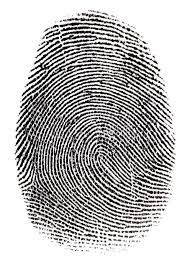
#> input picture SEC7/fingerprint.jpg, 190 x 265 px
$ python sift.py
#> lines starting #> are read from the running program, lines starting #| are printed output that depends on the picture
import cv2
from matplotlib import pyplot as plt

img = cv2.imread('fingerprint.jpg')
#> img is the input picture: shape (265, 190, 3); mean B, G, R 184.3, 184.6, 185.3
gray = cv2.cvtColor(img, cv2.COLOR_BGR2GRAY)
sift = cv2.SIFT_create()
kp = sift.detect(gray, None)
#> kp = 281 keypoints; strongest (x, y, size): (128, 29, 2), (112, 40, 1.9), (145, 48, 1.9), (55, 26, 1.9)
img1 = cv2.drawKeypoints(gray, kp, img)
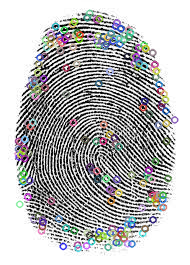
#> img1: shape (265, 190, 3); mean B, G, R 184, 183.6, 183.4
cv2.imwrite('SIFT2.jpg', img1)
plt.imshow(img1)
plt.show()
